Frame 1 (no input): blank canvas, image omitted
Frame 60 (the mouse pressed at the canvas centre just before this capture): blank canvas, image omitted
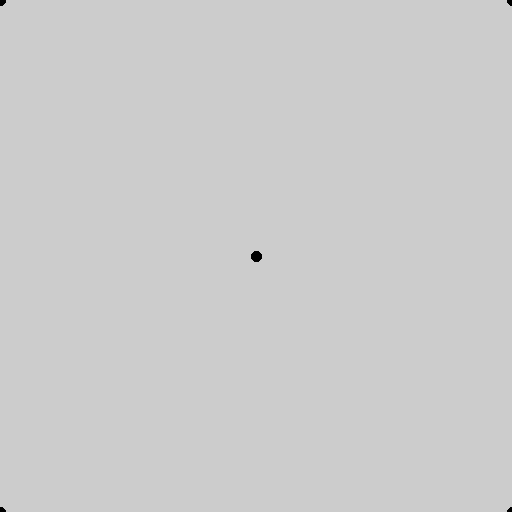
Frame 120 (the mouse held since frame 60 and released just before this capture)

The Processing sketch whose frames 1 and 60 were blank and that drew this single picture after the mouse press (run headless with seeded random() and noise(); from frame 60 on, the mouse is pressed at the canvas centre):

// Processing sketch: interaction4
// ── interaction4.pde
void setup() {
    size(512, 512);
    strokeWeight(10);
}

void draw() {

//                                   width: 70
// +-----------------------------------|-----------------------------------+  
// |                                   |                                   |  
// |                                   |                                   |  
// |(mouseX, mouseY)                   |          (width - mouseX, mouseY) |  
// |   (5,4)                           |                          (65,4)   |  
// |     .                             |                             .     | h
// |                                   |                                   | e
// |                                   |                                   | i
// |                                   |                                   | g
// |                                   |                                   | h
// |-----------------------------------|-----------------------------------| t
// |                                   |                                   | :
// |                                   |                                   | 1
// | (mouseX, height - mouseY)         | (width - mouseX, height - mouseY) | 8
// |   (5,14)                          |                          (65,14)  |  
// |     .                             |                             .     |  
// |                                   |                                   |  
// |                                   |                                   |  
// |                                   |                                   |  
// |                                   |                                   |  
// +-----------------------------------|-----------------------------------+  

    point(mouseX, mouseY);
    point(width - mouseX, mouseY);
    point(mouseX, height - mouseY);
    point(width - mouseX, height - mouseY);
}
